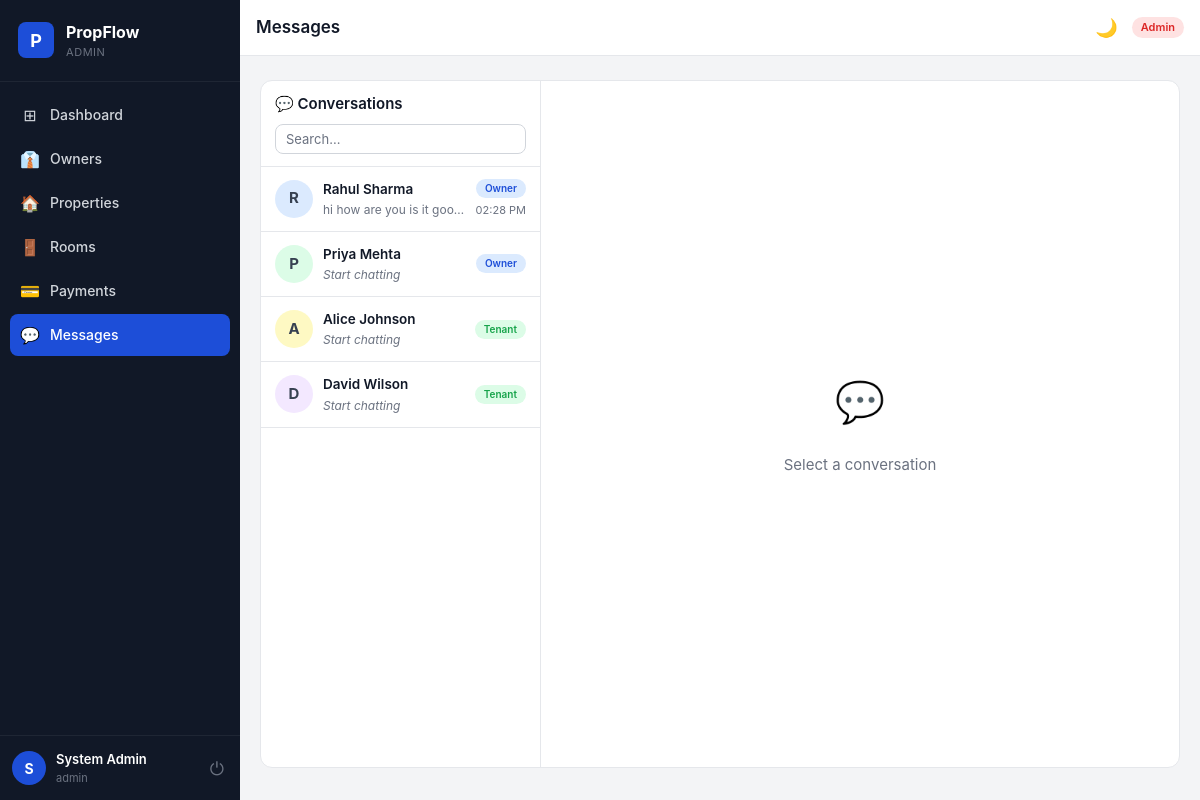
The app's page /chat/ (signed in) with its own data.
### models.py (models this page shows, shortened)
class User(UserMixin, db.Model):
    __tablename__ = "users"
    id            = db.Column(db.Integer, primary_key=True)
    phone         = db.Column(db.String(30),  unique=True, nullable=False)
    full_name     = db.Column(db.String(150), nullable=False)
    password_hash = db.Column(db.String(255), nullable=False)
    role          = db.Column(db.String(10),  nullable=False, default="tenant")  # admin|owner|tenant
    is_active     = db.Column(db.Boolean, default=True,  nullable=False)
    owner_id      = db.Column(db.Integer,
                               db.ForeignKey("users.id", ondelete="SET NULL"),
                               nullable=True)
    created_at    = db.Column(db.DateTime, default=now_utc, nullable=False)
    updated_at    = db.Column(db.DateTime, default=now_utc, onupdate=now_utc, nullable=False)
    owned_tenants     = db.relationship(
        "User", foreign_keys=[owner_id],
        backref=db.backref("owner_user", remote_side=[id]),
        lazy="dynamic"
    )
    properties        = db.relationship("Property",       back_populates="owner",
                                        foreign_keys="Property.owner_id",    lazy="dynamic")
    tenancies         = db.relationship("PropertyTenant", back_populates="tenant",
                                        foreign_keys="PropertyTenant.tenant_id", lazy="dynamic")
    payments          = db.relationship("Payment",        back_populates="tenant",
                                        foreign_keys="Payment.tenant_id",    lazy="dynamic")
    notifications     = db.relationship("Notification",   back_populates="user",   lazy="dynamic")
    sent_messages     = db.relationship("Message", back_populates="sender",
                                        foreign_keys="Message.sender_id",    lazy="dynamic")
    received_messages = db.relationship("Message", back_populates="receiver",
                                        foreign_keys="Message.receiver_id",  lazy="dynamic")
    room_assignments  = db.relationship("RoomTenant", back_populates="tenant",
                                        foreign_keys="RoomTenant.tenant_id", lazy="dynamic")
    __table_args__ = (
        Index("ix_users_phone", "phone"),
        Index("ix_users_role",  "role"),
        Index("ix_users_owner_role", "owner_id", "role"),
    )

class Message(db.Model):
    __tablename__ = "messages"
    id          = db.Column(db.Integer, primary_key=True)
    sender_id   = db.Column(db.Integer,
                             db.ForeignKey("users.id", ondelete="CASCADE"),
                             nullable=False)
    receiver_id = db.Column(db.Integer,
                             db.ForeignKey("users.id", ondelete="CASCADE"),
                             nullable=True)
    room_id     = db.Column(db.String(100), nullable=True)
    content     = db.Column(db.Text,        nullable=True)
    file_url    = db.Column(db.String(500), nullable=True)
    file_name   = db.Column(db.String(255), nullable=True)
    file_type   = db.Column(db.String(20),  nullable=True)   # image|video|audio|file
    file_size   = db.Column(db.Integer,     nullable=True)   # bytes
    is_read     = db.Column(db.Boolean, default=False, nullable=False)
    is_deleted  = db.Column(db.Boolean, default=False, nullable=False)  # soft delete
    created_at  = db.Column(db.DateTime, default=now_utc)
    sender   = db.relationship("User", back_populates="sent_messages",    foreign_keys=[sender_id])
    receiver = db.relationship("User", back_populates="received_messages", foreign_keys=[receiver_id])
    __table_args__ = (
        Index("ix_msg_room_created",    "room_id", "created_at"),
        Index("ix_msg_receiver_unread", "receiver_id", "is_read"),
        Index("ix_msg_sender_id",       "sender_id"),
    )

### routes/chat.py (the view, shortened to what this page needs)
@chat_bp.route("/")
@login_required
def index():
    if current_user.role == "admin":
        users = User.query.filter(User.id != current_user.id,
                                  User.is_active == True).all()
    elif current_user.role == "owner":
        admins  = User.query.filter_by(role="admin", is_active=True).all()
        tenants = User.query.filter_by(owner_id=current_user.id,
                                       role="tenant", is_active=True).all()
        users   = admins + tenants
    conversations = []
    for u in users:
        room = _room_key(current_user.id, u.id)
        last   = (Message.query.filter_by(room_id=room, is_deleted=False)
                  .order_by(Message.created_at.desc()).first())
        unread = (Message.query.filter_by(room_id=room,
                                          receiver_id=current_user.id,
                                          is_read=False, is_deleted=False)
                  .count())
        ist_time = to_ist_time_only(last.created_at) if last and last.created_at else None
        conversations.append({"user": u, "last": last, "unread": unread, "ist_time": ist_time})
    conversations.sort(
        key=lambda c: c["last"].created_at if c["last"] else datetime.min,
        reverse=True,
    )
    selected_uid  = request.args.get("with", type=int)
    selected_user = None
    messages      = []
    return render_template("chat/index.html",
                           conversations=conversations,
                           selected_user=selected_user,
                           messages=messages,
                           page_size=PAGE_SIZE)

### models.py (called while the page is built)
def to_ist_time_only(dt):
    if not dt:
        return None
    ist = dt + timedelta(hours=5, minutes=30)
    return ist.strftime("%I:%M %p")

### services/message.py (called while the page is built)
def _room_key(uid1: int, uid2: int) -> str:
    return f"dm_{min(uid1, uid2)}_{max(uid1, uid2)}"

### templates/chat/index.html (shortened to what this page needs)
{% extends "base.html" %}
{% block page_title %}Messages{% endblock %}
{% block content %}
<div class="chat-layout">
  <div class="chat-sidebar {% if selected_user %}chat-sidebar-hidden-mobile{% endif %}">
    <div class="chat-sidebar-head">
      <span class="font-semibold">💬 Conversations</span>
      <input type="text" id="convSearch" placeholder="Search…" class="form-input"
             style="padding:6px 10px;font-size:13px;margin-top:8px"
             oninput="filterConvs(this.value)"/>
    </div>
    <div class="conv-list" id="convList">
      {% for c in conversations %}
      <a href="{{ url_for('chat.index', **{'with': c.user.id}) }}"
         class="conv-item {% if selected_user and selected_user.id == c.user.id %}conv-active{% endif %}"
         data-name="{{ c.user.full_name|lower }}">
        <div class="conv-avatar" style="background:{{ loop.cycle('var(--c-blue-bg)','var(--c-green-bg)','var(--c-yellow-bg)','var(--c-purple-bg)') }}">
          {{ c.user.full_name[0].upper() }}
        </div>
        <div class="conv-info">
          <div class="conv-name">
            {{ c.user.full_name }}
          </div>
          <div class="conv-last text-muted">
            {% if c.last %}
              {% if c.last.file_type == 'image' %}📷 Photo
              {% elif c.last.file_type == 'video' %}🎥 Video
              {% elif c.last.file_type == 'audio' %}🎤 Voice note
              {% elif c.last.file_type == 'file' %}📎 {{ c.last.file_name or 'File' }}
              {% else %}{{ (c.last.content or '')[:40] }}{% endif %}
            {% else %}<em>Start chatting</em>{% endif %}
          </div>
        </div>
        <div class="conv-meta">
          <span class="role-badge role-{{ c.user.role }}" style="font-size:10px">{{ c.user.role }}</span>
          {% if c.last %}
          <div class="conv-time text-muted">{{ c.ist_time }}</div>
          {% endif %}
        </div>
      </a>
      {% else %}
      <div class="conv-empty text-muted">No conversations yet.</div>
      {% endfor %}
    </div>
  </div>
  <div class="chat-main {% if not selected_user %}chat-main-hidden-mobile{% endif %}">
    {% if selected_user %}
    <div class="chat-head">
      <a href="{{ url_for('chat.index') }}" class="chat-back-btn">←</a>
      <div class="conv-avatar" style="background:var(--c-blue-bg);color:var(--c-blue)">
        {{ selected_user.full_name[0].upper() }}
      </div>
      <div class="flex-1">
        <div class="font-semibold">{{ selected_user.full_name }}</div>
        <div id="statusLine" class="text-muted" style="font-size:12px">
          <span class="role-badge role-{{ selected_user.role }}">{{ selected_user.role }}</span>
        </div>
      </div>
    </div>
    <div class="msg-area" id="msgArea">
      {% if messages|length >= page_size %}
      <div class="text-center" style="padding:8px">
        <button class="btn btn-ghost btn-xs" id="loadMoreBtn"
                onclick="loadOlderMessages()">Load older messages</button>
      </div>
      {% endif %}
      {% for m in messages %}
      {% if not m.is_deleted %}
      <div class="msg-row {% if m.sender_id == current_user.id %}msg-mine{% else %}msg-theirs{% endif %}"
           data-mid="{{ m.id }}">
        <div class="msg-bubble">
          {% if m.file_type == 'image' %}
            <a href="{{ m.file_url }}" target="_blank">
              <img src="{{ m.file_url }}" class="msg-img" loading="lazy"/>
            </a>
          {% elif m.file_type == 'video' %}
            <video src="{{ m.file_url }}" controls class="msg-video"></video>
          {% elif m.file_type == 'audio' %}
            <audio src="{{ m.file_url }}" controls class="msg-audio"></audio>
            {% if m.file_name %}<div style="font-size:11px;opacity:.7;margin-top:4px">🎤 {{ m.file_name }}</div>{% endif %}
          {% elif m.file_url %}
            <a href="{{ m.file_url }}" target="_blank" class="msg-file-link" download="{{ m.file_name }}">
              📎 {{ m.file_name or 'Download file' }}
              {% if m.file_size %}<span style="font-size:10px;opacity:.7;margin-left:4px">({{ (m.file_size / 1024)|int }} KB)</span>{% endif %}
            </a>
          {% endif %}
          {% if m.content %}
          <div class="msg-text">{{ m.content }}</div>
          {% endif %}
          <div class="msg-meta">
            {{ m.created_at_ist or (m.created_at.strftime('%I:%M %p') if m.created_at else '') }}
            {% if m.sender_id == current_user.id %}
            <span class="msg-ticks {% if m.is_read %}ticks-read{% else %}ticks-sent{% endif %}">
              {{ '✓✓' if m.is_read else '✓' }}
            </span>
            · <button class="msg-del-btn" onclick="deleteMsg({{ m.id }}, this)" title="Delete">🗑</button>
            {% endif %}
          </div>
        </div>
      </div>
      {% endif %}
      {% endfor %}
      <div id="msgEnd"></div>
    </div>
    <div id="typingBar" class="chat-typing hidden">
      <span id="typingText"></span>
    </div>
    <div class="chat-input-wrap">
      <form id="msgForm" class="chat-form" enctype="multipart/form-data">
        <input type="hidden" name="receiver_id" value="{{ selected_user.id }}"/>
        <div id="filePreview" class="file-preview hidden"></div>
        <div class="chat-input-row">
          <label class="file-btn" title="Attach: image, video, audio, document">
            📎
            <input type="file" id="fileInput" name="file" style="display:none"
                   onchange="previewFile(this)"
                   accept="image/*,video/*,audio/*,.pdf,.doc,.docx,.xls,.xlsx,.txt,.zip"/>
          </label>
          <input type="text" name="content" id="msgInput"
                 class="chat-input" placeholder="Type a message…" autocomplete="off"/>
          <button type="submit" class="chat-send-btn" id="sendBtn">Send</button>
        </div>
      </form>
    </div>
    {% else %}
    <div class="chat-empty">
      <div class="empty-icon">💬</div>
      <p>Select a conversation</p>
    </div>
    {% endif %}
  </div>
</div>
{% endblock %}

### templates/base.html (shortened to what this page needs)
<!DOCTYPE html>
<html lang="en" data-theme="light">
<head>
  <link rel="stylesheet" href="{{ url_for('static', filename='css/style.css') }}"/>
</head>
<body>
<aside class="sidebar" id="sidebar">
  <div class="sidebar-logo">
    <div class="logo-icon">P</div>
    <div>
      <div class="logo-name">PropFlow</div>
      <div class="logo-role">{{ current_user.role | capitalize }}</div>
    </div>
  </div>
  <nav class="sidebar-nav">
    {% if current_user.role == 'admin' %}
      <a href="{{ url_for('admin.dashboard') }}"  class="nav-item {% if request.endpoint == 'admin.dashboard'   %}active{% endif %}"><span class="nav-icon">⊞</span>Dashboard</a>
      <a href="{{ url_for('admin.users') }}"      class="nav-item {% if request.endpoint == 'admin.users'      %}active{% endif %}"><span class="nav-icon">👔</span>Owners</a>
      <a href="{{ url_for('admin.properties') }}" class="nav-item {% if request.endpoint == 'admin.properties' %}active{% endif %}"><span class="nav-icon">🏠</span>Properties</a>
      <a href="{{ url_for('rooms.index') }}"      class="nav-item {% if 'rooms' in request.endpoint            %}active{% endif %}"><span class="nav-icon">🚪</span>Rooms</a>
      <a href="{{ url_for('admin.payments') }}"   class="nav-item {% if request.endpoint == 'admin.payments'   %}active{% endif %}"><span class="nav-icon">💳</span>Payments</a>
      <a href="{{ url_for('chat.index') }}"       class="nav-item {% if 'chat' in request.endpoint             %}active{% endif %}">
        <span class="nav-icon">💬</span>Messages
      </a>
    {% endif %}
  </nav>
  <div class="sidebar-footer">
    <div class="user-info">
      <div class="user-avatar">{{ current_user.full_name[0].upper() }}</div>
      <div>
        <div class="user-name">{{ current_user.full_name }}</div>
        <div class="user-phone">{{ current_user.phone }}</div>
      </div>
    </div>
    <a href="{{ url_for('auth.logout') }}" class="logout-btn" title="Logout">⏻</a>
  </div>
</aside>
<div class="main-wrap">
  <header class="topbar">
    <h1 class="page-title">{% block page_title %}{% endblock %}</h1>
    <div class="topbar-right">
      <button class="icon-btn" id="darkToggle" onclick="toggleDark()" title="Dark mode" aria-label="Toggle dark mode">🌙</button>
      <span class="role-badge role-{{ current_user.role }}">{{ current_user.role }}</span>
    </div>
  </header>
  <main class="page-content">
    {% block content %}{% endblock %}
  </main>
</div>
</body>
</html>

### records on screen
User: role "ADMIN", full_name "S", full_name "System Admin", phone "admin", role "Admin"
User: user "R", user.full_name "Rahul Sharma", user.role "Owner"
Message: content "hi how are you is it goo…"
User: user "P", user.full_name "Priya Mehta", user.role "Owner"
User: user "A", user.full_name "Alice Johnson", user.role "Tenant"
User: user "D", user.full_name "David Wilson", user.role "Tenant"

### other values on screen
{{ c.ist_time }} "02:28 PM"
